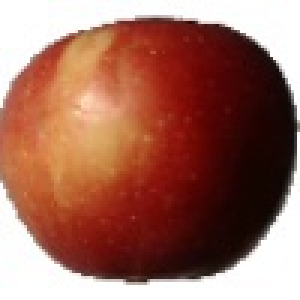
#> input picture dataset/Test/Apple/4_100.jpg, 100 x 100 px (shown 3 times larger)
$ python -i color_analyzer.py   (imports and definitions only)
#> lines starting #> are read from the running program, lines starting #| are printed output that depends on the picture; after the words box and inside, x2 and y2 are one past the last pixel; in counts of white or black regions, pixels touching at a corner belong together
"""
Color analysis for fruits
"""

import cv2
import numpy as np
from collections import Counter

class ColorAnalyzer:
    def __init__(self):
        pass

    def get_dominant_color(self, image, k=3):
        """
        Get dominant color using K-means clustering
        """
        # Reshape image to list of pixels
        pixels = image.reshape(-1, 3)
        pixels = np.float32(pixels)

        # K-means clustering
        criteria = (cv2.TERM_CRITERIA_EPS + cv2.TERM_CRITERIA_MAX_ITER, 100, 0.2)
        _, labels, centers = cv2.kmeans(pixels, k, None, criteria, 10, cv2.KMEANS_RANDOM_CENTERS)

        # Find most common color
        labels = labels.flatten()
        counter = Counter(labels)
        dominant = centers[counter.most_common(1)[0][0]]

        return dominant.astype(int)

    def get_average_color(self, image, mask=None):
        """
        Get average RGB color
        """
        if mask is not None:
            avg_color = cv2.mean(image, mask=mask)[:3]
        else:
            avg_color = cv2.mean(image)[:3]

        return np.array(avg_color, dtype=int)

    def rgb_to_hsv(self, rgb):
        """
        Convert RGB to HSV
        """
        rgb_normalized = rgb.reshape(1, 1, 3).astype('uint8')
        hsv = cv2.cvtColor(rgb_normalized, cv2.COLOR_RGB2HSV)
        return hsv[0][0]

    def get_color_name(self, rgb):
        """
        Get color name from RGB value
        Returns tuple: (name, english_name)
        """
        r, g, b = rgb

        # Define ranges for different colors
        if r > 200 and g < 100 and b < 100:
            return "red"
        elif r > 200 and g > 150 and b < 100:
            return "orange"
        elif r > 200 and g > 200 and b < 100:
            return "yellow"
        elif r < 100 and g > 150 and b < 100:
            return "green"
        elif r < 100 and g < 100 and b > 150:
            return "blue"
        elif r > 150 and g < 100 and b > 150:
            return "purple"
        elif r > 100 and g > 50 and b < 50:
            return "brown"
        elif r > 200 and g > 200 and b > 200:
            return "white"
        elif r < 50 and g < 50 and b < 50:
            return "black"
        else:
            # Check for yellow-brown (overripe)
            if 100 < r < 200 and 80 < g < 150 and b < 100:
                return "yellow-brown"
            # Check for light green
            elif 100 < r < 180 and 150 < g < 220 and 50 < b < 150:
                return "light-green"
            return "mixed"

    def extract_fruit_mask(self, image):
        """
        Extract fruit mask (remove background)
        """
        # Convert to HSV
        hsv = cv2.cvtColor(image, cv2.COLOR_RGB2HSV)
#> hsv: shape (100, 100, 3); mean H, S, V 17.1, 142.4, 160.5

        # Create mask for white background
        lower_white = np.array([0, 0, 200])
        upper_white = np.array([180, 30, 255])
        white_mask = cv2.inRange(hsv, lower_white, upper_white)
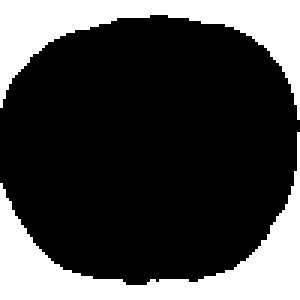
#> white_mask: shape (100, 100) (shown 3 times larger); 27% white; 2 white regions, box (x1, y1, x2, y2) and area: (0, 44, 100, 100) 1417, (0, 0, 100, 40) 1284

        # Invert mask (fruit = white, background = black)
        fruit_mask = cv2.bitwise_not(white_mask)

        # Morphological operations to clean mask
        kernel = np.ones((5, 5), np.uint8)
        fruit_mask = cv2.morphologyEx(fruit_mask, cv2.MORPH_CLOSE, kernel)
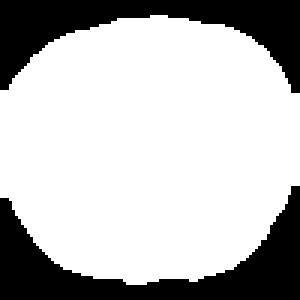
#> fruit_mask: shape (100, 100) (shown 3 times larger); 73.5% white; 2 black regions, box (x1, y1, x2, y2) and area: (0, 62, 100, 100) 1384, (0, 0, 100, 31) 1262
        fruit_mask = cv2.morphologyEx(fruit_mask, cv2.MORPH_OPEN, kernel)
#> fruit_mask: shape (100, 100); 73.5% white; 2 black regions, box (x1, y1, x2, y2) and area: (0, 62, 100, 100) 1387, (0, 0, 100, 31) 1262

        return fruit_mask

    def analyze_color_distribution(self, image):
        """
        Analyze color distribution
        """
        # Extract fruit without background
        mask = self.extract_fruit_mask(image)

        # Get dominant and average colors
        dominant_color = self.get_dominant_color(image)
#> in get_dominant_color, `_, labels, centers = cv2.kmeans(pixels, k, None, criteria, 10, cv2.KME..`: labels = 10000 values, max 2 at index 0, min 0 at index 551, mean 0.987; centers = [[191.3, 110.2, 69.88], [78.8, 15.02, 10.41], [252.1, 250.4, 249.1]]
#> in get_dominant_color, `counter = Counter(labels)`: counter = {2: 2800, 0: 2934, 1: 4266}
#> in get_dominant_color, `dominant = centers[counter.most_common(1)[0][0]]`: dominant = [78.8, 15.02, 10.41]
#> dominant_color = [78, 15, 10]
        average_color = self.get_average_color(image, mask)
#> in get_average_color, `avg_color = cv2.mean(image, mask=mask)[:3]`: avg_color = (126.9, 57.07, 38.01)
#> average_color = [126, 57, 38]

        # Get HSV values
        hsv = self.rgb_to_hsv(average_color)
#> in rgb_to_hsv, `rgb_normalized = rgb.reshape(1, 1, 3).astype('uint8')`: rgb_normalized = [[126, 57, 38]]
#> in rgb_to_hsv, `hsv = cv2.cvtColor(rgb_normalized, cv2.COLOR_RGB2HSV)`: hsv = [[6, 178, 126]]
#> hsv = [6, 178, 126]

        return {
            'dominant_rgb': dominant_color,
            'average_rgb': average_color,
            'hsv': hsv,
            'color_name': self.get_color_name(average_color)
        }
#> in get_color_name, `r, g, b = rgb`: r = 126; g = 57; b = 38

    def get_brightness(self, rgb):
        """
        Calculate brightness (0-255)
        """
        # Using perceived brightness formula
        r, g, b = rgb
        brightness = np.sqrt(0.299 * r**2 + 0.587 * g**2 + 0.114 * b**2)
        return brightness

>>> import cv2
>>> picture = cv2.cvtColor(cv2.imread('../dataset/Test/Apple/4_100.jpg'), cv2.COLOR_BGR2RGB)
>>> result = ColorAnalyzer().analyze_color_distribution(picture)
#> result = {'dominant_rgb': [78, 15, 10], 'average_rgb': [126, 57, 38], 'hsv': [6, 178, 126], 'color_name': 'brown'}

$ run again, on dataset/Test/Apple/r_326_100.jpg
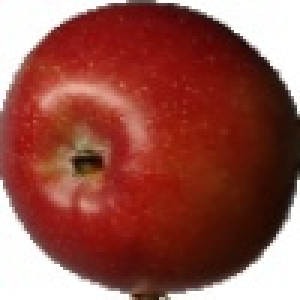
#> input picture dataset/Test/Apple/r_326_100.jpg, 100 x 100 px (shown 3 times larger)
#> in extract_fruit_mask, `white_mask = cv2.inRange(hsv, lower_white, upper_white)`:
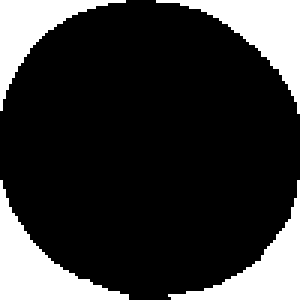
#> white_mask: shape (100, 100) (shown 3 times larger); 20.9% white; 4 white regions, box (x1, y1, x2, y2) and area: (0, 60, 43, 100) 583, (52, 0, 100, 38) 562, (56, 60, 100, 100) 496, (0, 0, 42, 37) 448
#> in extract_fruit_mask, `fruit_mask = cv2.morphologyEx(fruit_mask, cv2.MORPH_CLOSE, kernel)`:
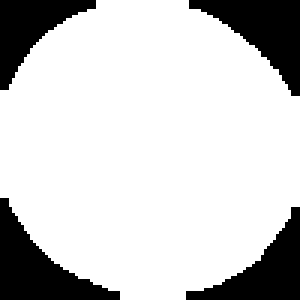
#> fruit_mask: shape (100, 100) (shown 3 times larger); 80% white; 4 black regions, box (x1, y1, x2, y2) and area: (0, 66, 40, 100) 568, (63, 0, 100, 32) 540, (62, 69, 100, 100) 473, (0, 0, 32, 30) 424
#> labels = 10000 values, max 2 at index 42, min 0 at index 0, mean 0.957; centers = [[252.2, 251.4, 250.8], [109.9, 25.36, 15.63], [169.1, 89.43, 74.06]]
#> counter = {0: 2115, 2: 1682, 1: 6203}
#> dominant = [109.9, 25.36, 15.63]
#> dominant_color = [109, 25, 15]
#> avg_color = (124.1, 41.7, 30.89)
#> average_color = [124, 41, 30]
#> rgb_normalized = [[124, 41, 30]]
#> in rgb_to_hsv, `hsv = cv2.cvtColor(rgb_normalized, cv2.COLOR_RGB2HSV)`: hsv = [[4, 193, 124]]
#> in analyze_color_distribution, `hsv = self.rgb_to_hsv(average_color)`: hsv = [4, 193, 124]
#> r = 124; g = 41; b = 30
#> result = {'dominant_rgb': [109, 25, 15], 'average_rgb': [124, 41, 30], 'hsv': [4, 193, 124], 'color_name': 'mixed'}

$ run again, on dataset/Test/Apple/r_32_100.jpg
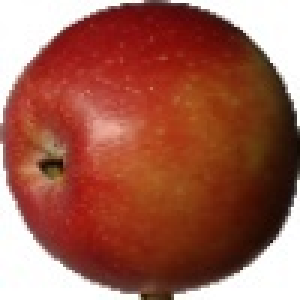
#> input picture dataset/Test/Apple/r_32_100.jpg, 100 x 100 px (shown 3 times larger)
#> in extract_fruit_mask, `white_mask = cv2.inRange(hsv, lower_white, upper_white)`:
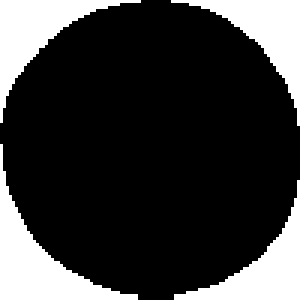
#> white_mask: shape (100, 100) (shown 3 times larger); 22.1% white; 4 white regions, box (x1, y1, x2, y2) and area: (0, 48, 46, 100) 648, (0, 0, 47, 41) 545, (57, 0, 100, 42) 515, (58, 60, 100, 100) 502
#> in extract_fruit_mask, `fruit_mask = cv2.morphologyEx(fruit_mask, cv2.MORPH_CLOSE, kernel)`:
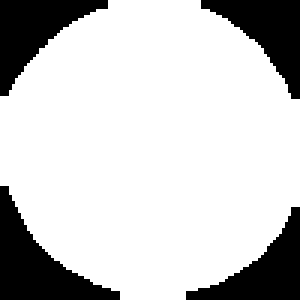
#> fruit_mask: shape (100, 100) (shown 3 times larger); 79% white; 4 black regions, box (x1, y1, x2, y2) and area: (0, 62, 40, 100) 617, (0, 0, 36, 32) 517, (67, 0, 100, 33) 489, (62, 69, 100, 100) 482
#> labels = 10000 values, max 2 at index 51, min 0 at index 48, mean 0.926; centers = [[163.2, 65.57, 42.25], [251.7, 249.8, 248.8], [95.34, 30.82, 15.21]]
#> counter = {1: 2286, 0: 4227, 2: 3487}
#> dominant = [163.2, 65.57, 42.25]
#> dominant_color = [163, 65, 42]
#> avg_color = (134.9, 53.71, 34.19)
#> average_color = [134, 53, 34]
#> rgb_normalized = [[134, 53, 34]]
#> in rgb_to_hsv, `hsv = cv2.cvtColor(rgb_normalized, cv2.COLOR_RGB2HSV)`: hsv = [[6, 190, 134]]
#> in analyze_color_distribution, `hsv = self.rgb_to_hsv(average_color)`: hsv = [6, 190, 134]
#> r = 134; g = 53; b = 34
#> result = {'dominant_rgb': [163, 65, 42], 'average_rgb': [134, 53, 34], 'hsv': [6, 190, 134], 'color_name': 'brown'}
